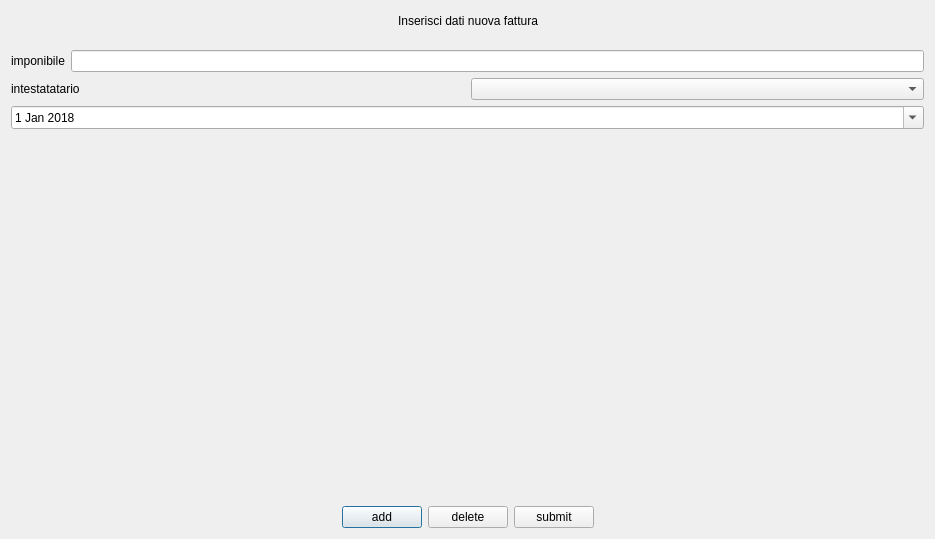
<?xml version="1.0" encoding="UTF-8"?>
<ui version="4.0">
 <class>Invoice_settings</class>
 <widget class="QDialog" name="Invoice_settings">
  <property name="geometry">
   <rect>
    <x>0</x>
    <y>0</y>
    <width>935</width>
    <height>539</height>
   </rect>
  </property>
  <property name="windowTitle">
   <string>Dialog</string>
  </property>
  <layout class="QVBoxLayout" name="verticalLayout_3">
   <item>
    <layout class="QVBoxLayout" name="verticalLayout_2">
     <item>
      <layout class="QVBoxLayout" name="verticalLayout">
       <item>
        <layout class="QHBoxLayout" name="horizontalLayout_4">
         <item>
          <layout class="QHBoxLayout" name="horizontalLayout_3">
           <item>
            <spacer name="horizontalSpacer">
             <property name="orientation">
              <enum>Qt::Horizontal</enum>
             </property>
             <property name="sizeHint" stdset="0">
              <size>
               <width>40</width>
               <height>20</height>
              </size>
             </property>
            </spacer>
           </item>
          </layout>
         </item>
         <item>
          <widget class="QLabel" name="label_2">
           <property name="sizePolicy">
            <sizepolicy hsizetype="Minimum" vsizetype="Preferred">
             <horstretch>0</horstretch>
             <verstretch>0</verstretch>
            </sizepolicy>
           </property>
           <property name="text">
            <string>Inserisci dati nuova fattura</string>
           </property>
          </widget>
         </item>
         <item>
          <spacer name="horizontalSpacer_2">
           <property name="orientation">
            <enum>Qt::Horizontal</enum>
           </property>
           <property name="sizeHint" stdset="0">
            <size>
             <width>40</width>
             <height>20</height>
            </size>
           </property>
          </spacer>
         </item>
        </layout>
       </item>
       <item>
        <spacer name="verticalSpacer">
         <property name="orientation">
          <enum>Qt::Vertical</enum>
         </property>
         <property name="sizeType">
          <enum>QSizePolicy::Maximum</enum>
         </property>
         <property name="sizeHint" stdset="0">
          <size>
           <width>20</width>
           <height>13</height>
          </size>
         </property>
        </spacer>
       </item>
       <item>
        <layout class="QHBoxLayout" name="horizontalLayout">
         <item>
          <widget class="QLabel" name="label_3">
           <property name="sizePolicy">
            <sizepolicy hsizetype="Minimum" vsizetype="Preferred">
             <horstretch>0</horstretch>
             <verstretch>0</verstretch>
            </sizepolicy>
           </property>
           <property name="text">
            <string>imponibile</string>
           </property>
          </widget>
         </item>
         <item>
          <widget class="QLineEdit" name="taxable_line_edit"/>
         </item>
        </layout>
       </item>
       <item>
        <layout class="QHBoxLayout" name="horizontalLayout_2">
         <item>
          <widget class="QLabel" name="label">
           <property name="text">
            <string>intestatatario</string>
           </property>
          </widget>
         </item>
         <item>
          <widget class="QComboBox" name="owner_combobox"/>
         </item>
        </layout>
       </item>
       <item>
        <widget class="QDateEdit" name="dateEdit">
         <property name="calendarPopup">
          <bool>true</bool>
         </property>
         <property name="timeSpec">
          <enum>Qt::LocalTime</enum>
         </property>
         <property name="date">
          <date>
           <year>2018</year>
           <month>1</month>
           <day>1</day>
          </date>
         </property>
        </widget>
       </item>
       <item>
        <spacer name="verticalSpacer_2">
         <property name="orientation">
          <enum>Qt::Vertical</enum>
         </property>
         <property name="sizeHint" stdset="0">
          <size>
           <width>20</width>
           <height>40</height>
          </size>
         </property>
        </spacer>
       </item>
      </layout>
     </item>
     <item>
      <layout class="QHBoxLayout" name="_2">
       <item>
        <spacer name="horizontalSpacer_3">
         <property name="orientation">
          <enum>Qt::Horizontal</enum>
         </property>
         <property name="sizeHint" stdset="0">
          <size>
           <width>40</width>
           <height>20</height>
          </size>
         </property>
        </spacer>
       </item>
       <item>
        <widget class="QPushButton" name="add_new">
         <property name="text">
          <string>add</string>
         </property>
        </widget>
       </item>
       <item>
        <widget class="QPushButton" name="pushButton">
         <property name="text">
          <string>delete</string>
         </property>
        </widget>
       </item>
       <item>
        <widget class="QPushButton" name="submit_button">
         <property name="text">
          <string>submit</string>
         </property>
        </widget>
       </item>
       <item>
        <spacer name="horizontalSpacer_4">
         <property name="orientation">
          <enum>Qt::Horizontal</enum>
         </property>
         <property name="sizeHint" stdset="0">
          <size>
           <width>40</width>
           <height>20</height>
          </size>
         </property>
        </spacer>
       </item>
      </layout>
     </item>
    </layout>
   </item>
  </layout>
 </widget>
 <resources/>
 <connections/>
</ui>
